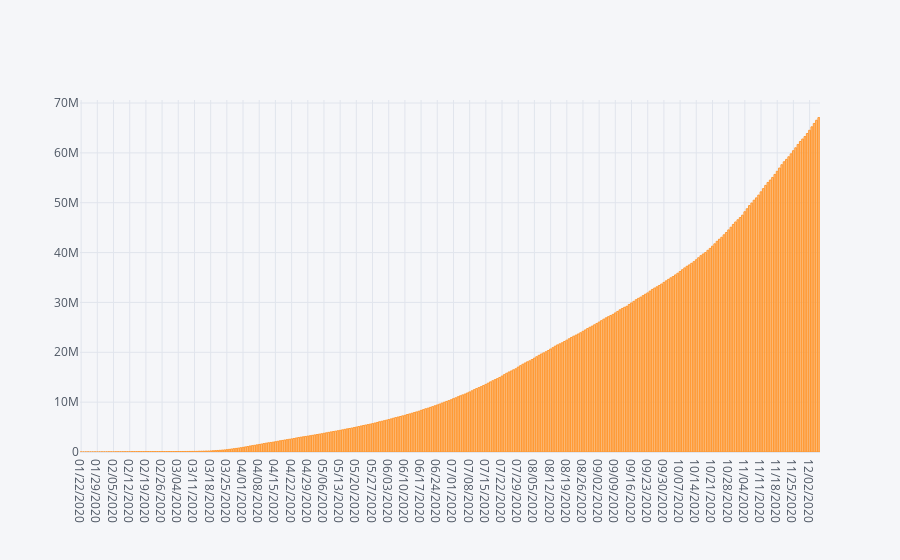

Notebook cell for this chart:
### Code cell
confirmed.iplot(kind='bar',x='Date',y="Confirmed")
plt.show()

### Figure 1 — Plotly figure (JSON) as saved in the notebook; plotly's stock layout.template omitted (floating-point values rounded to 4 significant figures; data arrays with more than 128 entries replaced by an {"elided": "..."} marker saying what was removed)
{"data": [{"name": "Confirmed", "text": "", "y": {"elided": "320 int values"}, "marker": {"color": "rgba(255, 153, 51, 0.6)", "line": {"color": "rgba(255, 153, 51, 1.0)", "width": 1}}, "x": {"elided": "320 str values"}, "type": "bar", "orientation": "v"}], "layout": {"title": {"font": {"color": "#4D5663"}}, "paper_bgcolor": "#F5F6F9", "plot_bgcolor": "#F5F6F9", "yaxis": {"tickfont": {"color": "#4D5663"}, "zerolinecolor": "#E1E5ED", "title": {"text": "", "font": {"color": "#4D5663"}}, "gridcolor": "#E1E5ED", "showgrid": true}, "xaxis": {"tickfont": {"color": "#4D5663"}, "zerolinecolor": "#E1E5ED", "title": {"text": "", "font": {"color": "#4D5663"}}, "gridcolor": "#E1E5ED", "showgrid": true}, "legend": {"bgcolor": "#F5F6F9", "font": {"color": "#4D5663"}}}}
